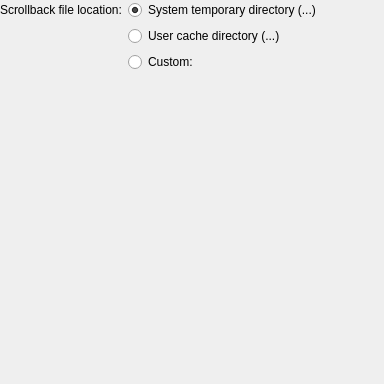
<?xml version="1.0" encoding="UTF-8"?>
<ui version="4.0">
 <class>TemporaryFilesSettings</class>
 <widget class="QWidget" name="TemporaryFilesSettings">
  <property name="geometry">
   <rect>
    <x>0</x>
    <y>0</y>
    <width>384</width>
    <height>384</height>
   </rect>
  </property>
  <layout class="QVBoxLayout" name="verticalLayout">
   <property name="spacing">
    <number>0</number>
   </property>
   <property name="leftMargin">
    <number>0</number>
   </property>
   <property name="topMargin">
    <number>0</number>
   </property>
   <property name="rightMargin">
    <number>0</number>
   </property>
   <property name="bottomMargin">
    <number>0</number>
   </property>
   <item>
    <layout class="QGridLayout" name="gridLayout_2" columnstretch="0,0,1">
     <property name="spacing">
      <number>6</number>
     </property>
     <item row="0" column="0" alignment="Qt::AlignRight">
      <widget class="QLabel" name="label_4">
       <property name="text">
        <string>Scrollback file location:</string>
       </property>
      </widget>
     </item>
     <item row="3" column="2">
      <widget class="KUrlRequester" name="kcfg_scrollbackUseSpecifiedLocationDirectory">
       <property name="enabled">
        <bool>false</bool>
       </property>
       <property name="sizePolicy">
        <sizepolicy hsizetype="Preferred" vsizetype="Fixed">
         <horstretch>0</horstretch>
         <verstretch>0</verstretch>
        </sizepolicy>
       </property>
       <property name="filter" stdset="0">
        <string>text/css</string>
       </property>
      </widget>
     </item>
     <item row="1" column="1" colspan="2">
      <widget class="QRadioButton" name="kcfg_scrollbackUseCacheLocation">
       <property name="sizePolicy">
        <sizepolicy hsizetype="Expanding" vsizetype="Fixed">
         <horstretch>0</horstretch>
         <verstretch>0</verstretch>
        </sizepolicy>
       </property>
       <property name="text">
        <string notr="true" comment="Actual value set in code">User cache directory (...)</string>
       </property>
      </widget>
     </item>
     <item row="2" column="1" colspan="2">
      <widget class="QRadioButton" name="kcfg_scrollbackUseSpecifiedLocation">
       <property name="sizePolicy">
        <sizepolicy hsizetype="MinimumExpanding" vsizetype="Fixed">
         <horstretch>0</horstretch>
         <verstretch>0</verstretch>
        </sizepolicy>
       </property>
       <property name="text">
        <string comment="@option:radio Custom (file location); followed by text entry field">Custom:</string>
       </property>
      </widget>
     </item>
     <item row="3" column="1">
      <spacer name="horizontalSpacer">
       <property name="orientation">
        <enum>Qt::Horizontal</enum>
       </property>
       <property name="sizeType">
        <enum>QSizePolicy::Fixed</enum>
       </property>
       <property name="sizeHint" stdset="0">
        <size>
         <width>16</width>
         <height>20</height>
        </size>
       </property>
      </spacer>
     </item>
     <item row="0" column="1" colspan="2">
      <widget class="QRadioButton" name="kcfg_scrollbackUseSystemLocation">
       <property name="sizePolicy">
        <sizepolicy hsizetype="Expanding" vsizetype="Fixed">
         <horstretch>0</horstretch>
         <verstretch>0</verstretch>
        </sizepolicy>
       </property>
       <property name="text">
        <string notr="true" comment="Actual value set in code">System temporary directory (...)</string>
       </property>
       <property name="checked">
        <bool>true</bool>
       </property>
      </widget>
     </item>
    </layout>
   </item>
   <item>
    <spacer>
     <property name="orientation">
      <enum>Qt::Vertical</enum>
     </property>
     <property name="sizeType">
      <enum>QSizePolicy::Expanding</enum>
     </property>
     <property name="sizeHint" stdset="0">
      <size>
       <width>20</width>
       <height>50</height>
      </size>
     </property>
    </spacer>
   </item>
  </layout>
 </widget>
 <customwidgets>
  <customwidget>
   <class>KUrlRequester</class>
   <extends>QFrame</extends>
   <header>kurlrequester.h</header>
   <container>1</container>
  </customwidget>
 </customwidgets>
 <resources/>
 <connections>
  <connection>
   <sender>kcfg_scrollbackUseSpecifiedLocation</sender>
   <signal>toggled(bool)</signal>
   <receiver>kcfg_scrollbackUseSpecifiedLocationDirectory</receiver>
   <slot>setEnabled(bool)</slot>
   <hints>
    <hint type="sourcelabel">
     <x>146</x>
     <y>66</y>
    </hint>
    <hint type="destinationlabel">
     <x>186</x>
     <y>85</y>
    </hint>
   </hints>
  </connection>
 </connections>
</ui>
